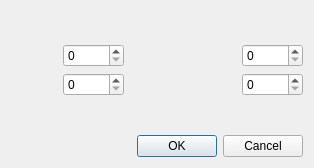
<?xml version="1.0" encoding="UTF-8"?>
<ui version="4.0">
 <class>AreaSettingsDialog</class>
 <widget class="QDialog" name="AreaSettingsDialog">
  <property name="geometry">
   <rect>
    <x>0</x>
    <y>0</y>
    <width>314</width>
    <height>168</height>
   </rect>
  </property>
  <property name="windowTitle">
   <string>Area Settings</string>
  </property>
  <layout class="QHBoxLayout" name="horizontalLayout_2">
   <item>
    <layout class="QVBoxLayout" name="verticalLayout">
     <item>
      <layout class="QGridLayout" name="gridLayout">
       <item row="1" column="1">
        <widget class="QSpinBox" name="area_X_SpinBox">
         <property name="maximum">
          <number>65535</number>
         </property>
        </widget>
       </item>
       <item row="2" column="1">
        <widget class="QSpinBox" name="area_Y_SpinBox">
         <property name="maximum">
          <number>65535</number>
         </property>
        </widget>
       </item>
       <item row="2" column="0">
        <layout class="QHBoxLayout" name="horizontalLayout_4">
         <item>
          <spacer name="horizontalSpacer_8">
           <property name="orientation">
            <enum>Qt::Horizontal</enum>
           </property>
           <property name="sizeHint" stdset="0">
            <size>
             <width>40</width>
             <height>20</height>
            </size>
           </property>
          </spacer>
         </item>
         <item>
          <widget class="QLabel" name="areaLabelY">
           <property name="text">
            <string notr="true"/>
           </property>
          </widget>
         </item>
         <item>
          <spacer name="horizontalSpacer_7">
           <property name="orientation">
            <enum>Qt::Horizontal</enum>
           </property>
           <property name="sizeHint" stdset="0">
            <size>
             <width>40</width>
             <height>20</height>
            </size>
           </property>
          </spacer>
         </item>
        </layout>
       </item>
       <item row="1" column="0">
        <layout class="QHBoxLayout" name="horizontalLayout_7">
         <item>
          <spacer name="horizontalSpacer_12">
           <property name="orientation">
            <enum>Qt::Horizontal</enum>
           </property>
           <property name="sizeHint" stdset="0">
            <size>
             <width>40</width>
             <height>20</height>
            </size>
           </property>
          </spacer>
         </item>
         <item>
          <widget class="QLabel" name="areaLabelX">
           <property name="text">
            <string notr="true"/>
           </property>
          </widget>
         </item>
         <item>
          <spacer name="horizontalSpacer_10">
           <property name="orientation">
            <enum>Qt::Horizontal</enum>
           </property>
           <property name="sizeHint" stdset="0">
            <size>
             <width>40</width>
             <height>20</height>
            </size>
           </property>
          </spacer>
         </item>
        </layout>
       </item>
       <item row="0" column="0">
        <spacer name="verticalSpacer">
         <property name="orientation">
          <enum>Qt::Vertical</enum>
         </property>
         <property name="sizeHint" stdset="0">
          <size>
           <width>20</width>
           <height>40</height>
          </size>
         </property>
        </spacer>
       </item>
       <item row="2" column="3">
        <layout class="QHBoxLayout" name="horizontalLayout_5">
         <item>
          <spacer name="horizontalSpacer_5">
           <property name="orientation">
            <enum>Qt::Horizontal</enum>
           </property>
           <property name="sizeHint" stdset="0">
            <size>
             <width>40</width>
             <height>20</height>
            </size>
           </property>
          </spacer>
         </item>
         <item>
          <widget class="QLabel" name="areaLabelHeight">
           <property name="text">
            <string notr="true"/>
           </property>
           <property name="scaledContents">
            <bool>false</bool>
           </property>
          </widget>
         </item>
         <item>
          <spacer name="horizontalSpacer_6">
           <property name="orientation">
            <enum>Qt::Horizontal</enum>
           </property>
           <property name="sizeHint" stdset="0">
            <size>
             <width>40</width>
             <height>20</height>
            </size>
           </property>
          </spacer>
         </item>
        </layout>
       </item>
       <item row="1" column="3">
        <layout class="QHBoxLayout" name="horizontalLayout_3">
         <item>
          <spacer name="horizontalSpacer_3">
           <property name="orientation">
            <enum>Qt::Horizontal</enum>
           </property>
           <property name="sizeHint" stdset="0">
            <size>
             <width>40</width>
             <height>20</height>
            </size>
           </property>
          </spacer>
         </item>
         <item>
          <widget class="QLabel" name="areaLabelWidth">
           <property name="text">
            <string notr="true"/>
           </property>
          </widget>
         </item>
         <item>
          <spacer name="horizontalSpacer_9">
           <property name="orientation">
            <enum>Qt::Horizontal</enum>
           </property>
           <property name="sizeHint" stdset="0">
            <size>
             <width>40</width>
             <height>20</height>
            </size>
           </property>
          </spacer>
         </item>
        </layout>
       </item>
       <item row="2" column="4">
        <widget class="QSpinBox" name="area_Height_SpinBox">
         <property name="maximum">
          <number>65535</number>
         </property>
        </widget>
       </item>
       <item row="1" column="4">
        <widget class="QSpinBox" name="area_Width_SpinBox">
         <property name="maximum">
          <number>65535</number>
         </property>
        </widget>
       </item>
       <item row="1" column="2">
        <spacer name="horizontalSpacer">
         <property name="orientation">
          <enum>Qt::Horizontal</enum>
         </property>
         <property name="sizeHint" stdset="0">
          <size>
           <width>100</width>
           <height>20</height>
          </size>
         </property>
        </spacer>
       </item>
      </layout>
     </item>
     <item>
      <spacer name="verticalSpacer_2">
       <property name="orientation">
        <enum>Qt::Vertical</enum>
       </property>
       <property name="sizeHint" stdset="0">
        <size>
         <width>20</width>
         <height>40</height>
        </size>
       </property>
      </spacer>
     </item>
     <item>
      <layout class="QHBoxLayout" name="horizontalLayout">
       <item>
        <spacer name="horizontalSpacer_2">
         <property name="orientation">
          <enum>Qt::Horizontal</enum>
         </property>
         <property name="sizeHint" stdset="0">
          <size>
           <width>40</width>
           <height>20</height>
          </size>
         </property>
        </spacer>
       </item>
       <item>
        <widget class="QPushButton" name="area_OK_Button">
         <property name="text">
          <string>OK</string>
         </property>
        </widget>
       </item>
       <item>
        <widget class="QPushButton" name="area_Cancel_Button">
         <property name="text">
          <string>Cancel</string>
         </property>
        </widget>
       </item>
      </layout>
     </item>
    </layout>
   </item>
  </layout>
 </widget>
 <tabstops>
  <tabstop>area_X_SpinBox</tabstop>
  <tabstop>area_Y_SpinBox</tabstop>
  <tabstop>area_Width_SpinBox</tabstop>
  <tabstop>area_Height_SpinBox</tabstop>
  <tabstop>area_OK_Button</tabstop>
  <tabstop>area_Cancel_Button</tabstop>
 </tabstops>
 <resources/>
 <connections/>
</ui>
